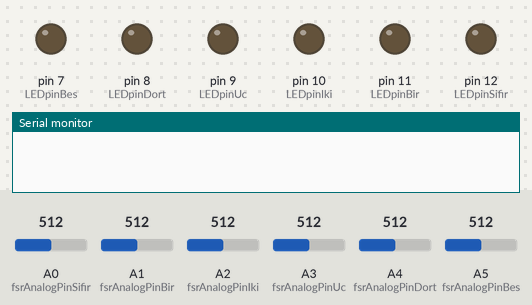
A sketch run on a simulated Arduino Uno, built with avr-gcc and run on an emulated ATmega328P. On the bench: output pins drawn as LEDs (lit = HIGH), the last lines printed to the serial monitor. The test bench sets the inputs (shaded band); at power-on: A0 (fsrAnalogPinSifir) = 512, A1 (fsrAnalogPinBir) = 512, A2 (fsrAnalogPinIki) = 512, A3 (fsrAnalogPinUc) = 512, A4 (fsrAnalogPinDort) = 512, A5 (fsrAnalogPinBes) = 512.

Above: at 9.2 s.
9.3 s: A0 (fsrAnalogPinSifir) set to 945
10.8 s: A0 (fsrAnalogPinSifir) set to 976
At 11.9 s:
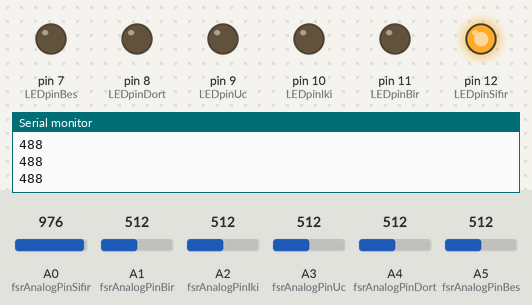
12.7 s: A1 (fsrAnalogPinBir) set to 788
14.2 s: A1 (fsrAnalogPinBir) set to 807
At 15.4 s:
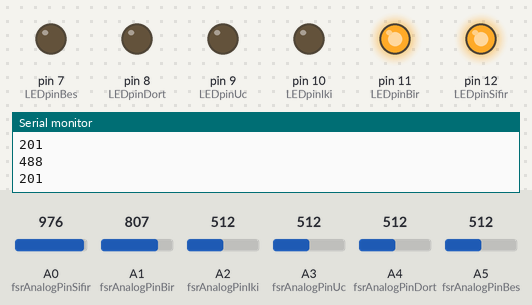
15.7 s: A2 (fsrAnalogPinIki) set to 974
17.2 s: A2 (fsrAnalogPinIki) set to 999
At 17.9 s:
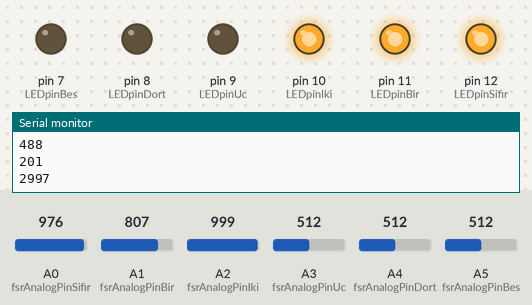
Timing chart, 0 to 19.7 s (numbered marks = the images above; inputs shaded):
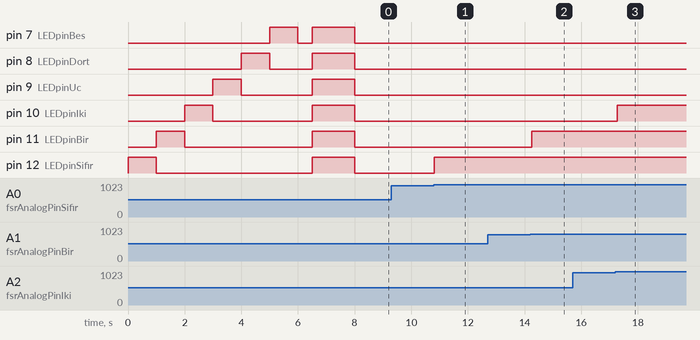

The sketch:

arduinobu.ino
```cpp
int fsrAnalogPinSifir = A0; // FSR is connected to analog 0
int fsrAnalogPinBir=A1;
int fsrAnalogPinIki=A2;
int fsrAnalogPinUc=A3;
int fsrAnalogPinDort=A4;
int fsrAnalogPinBes=A5;
int LEDpinSifir = 12;      // connect Red LED to pin 12 (PWM pin)
int LEDpinBir=11;
int LEDpinIki=10;
int LEDpinUc=9;
int LEDpinDort=8;
int LEDpinBes=7;
int fsrReadingBir;
int fsrReadingIki;
int fsrReadingUc;
int fsrReadingDort;
int fsrReadingBes;
int fsrReadingAlti;

void setup(void) {
  Serial.begin(9600);
  pinMode(LEDpinSifir, OUTPUT);
  pinMode(LEDpinBir, OUTPUT);
  pinMode(LEDpinIki, OUTPUT);
  pinMode(LEDpinUc, OUTPUT);
  pinMode(LEDpinDort, OUTPUT);
  pinMode(LEDpinBes, OUTPUT);
  digitalWrite(12,HIGH);
  delay(1000);
  digitalWrite(12,LOW);

  digitalWrite(11,HIGH);
  delay(1000);
  digitalWrite(11,LOW);

    digitalWrite(10,HIGH);
  delay(1000);
  digitalWrite(10,LOW);

    digitalWrite(9,HIGH);
  delay(1000);
  digitalWrite(9,LOW);

      digitalWrite(8,HIGH);
  delay(1000);
  digitalWrite(8,LOW);

      digitalWrite(7,HIGH);
  delay(1000);
  digitalWrite(7,LOW);

delay(500);
    digitalWrite(12,HIGH);
        digitalWrite(11,HIGH);
            digitalWrite(10,HIGH);
                digitalWrite(9,HIGH);
                  digitalWrite(8,HIGH);
                  digitalWrite(7,HIGH);
  delay(1500);

    digitalWrite(12,LOW);
        digitalWrite(11,LOW);
            digitalWrite(10,LOW);
                digitalWrite(9,LOW);
                  digitalWrite(8,LOW);
  digitalWrite(7,LOW);
}

void loop(void)
{
  fsrReadingBir = analogRead(fsrAnalogPinSifir);
  fsrReadingIki=analogRead(fsrAnalogPinBir);
  fsrReadingUc=analogRead(fsrAnalogPinIki);
  fsrReadingDort=analogRead(fsrAnalogPinUc);
  fsrReadingBes=analogRead(fsrAnalogPinDort);
  fsrReadingAlti=analogRead(fsrAnalogPinBes);

  int led0=fsrReadingBir/2;
  int led1=fsrReadingIki/4;
  int led2=fsrReadingUc*3;
  int led3=fsrReadingDort*4;
  int led4=fsrReadingBes*5;
  int led5=fsrReadingAlti*6;

  //BURANIN ALTINDAKI COMMENTLERI KALDIR!!!!!!!!!!!
 // Serial.print("Analog reading led0= ");
  //Serial.println(led0);
 // Serial.print("-");
  //Serial.print("Analog reading led1= ");

 /* Serial.print("\n");
  Serial.print("Analog reading led2= ");
  Serial.println(led2);
  Serial.print("\n");
  Serial.print("Analog reading led3= ");
  Serial.println(led3);
   Serial.print("------------------------");
  Serial.print("\n");*/


   if(led0 >= 480 && led0 <=520)
   {
   // Serial.println("LED 0'a dokundun: ");
    Serial.println(led0);
    digitalWrite(12,HIGH);
   }
   else
   {
    digitalWrite(12,LOW);
  }

 /////////////////////LED 0 ICIN CONDITION BITISI


    if(led1>=200 && led1<=260)
   {
    //Serial.println("LED 1'e dokundun: ");
    Serial.println(led1);
    digitalWrite(11,HIGH);

   }
   else
   {
    digitalWrite(11,LOW);
   }

   /////////////////////LED1 ICIN CONDITION BITISI


    if(led2>=2950 && led2<=3050)
   {
     Serial.println(led2);
    digitalWrite(10,HIGH);

   }
   else
   {
    digitalWrite(10,LOW);
   }
 /////////////////////LED2 ICIN CONDITION BITISI


    if(led3>=3800 && led3<=4150)
   {
     Serial.println(led3);
    digitalWrite(9,HIGH);

   }
   else
   {
    digitalWrite(9,LOW);
   }
 /////////////////////LED2 ICIN CONDITION BITISI


    if(led4>=4850 && led4<=5300)
   {
     Serial.println(led4);
    digitalWrite(8,HIGH);

   }
   else
   {
    digitalWrite(8,LOW);
   }

    if(led5>=6050 && led5<=6200)
   {
     Serial.println(led5);
    digitalWrite(7,HIGH);

   }
   else
   {
    digitalWrite(7,LOW);
   }

////////////////////////////
if(Serial.available())
{
  int a=Serial.read();
  if(a=='0')
  {
    digitalWrite(12,HIGH);
  }
   else
   {
    digitalWrite(12,LOW);
   }
   /////////////////////
   if(a=='1')
   {
    digitalWrite(11,HIGH);
   }
    else
   {
    digitalWrite(11,LOW);
    }
    //////////////////////
   if(a=='2')
   {
    digitalWrite(10,HIGH);
   }
    else
   {
    digitalWrite(10,LOW);
    }

   if(a=='3')
   {
    digitalWrite(9,HIGH);
   }
    else
   {
    digitalWrite(9,LOW);
    }


       if(a=='4')
   {
    digitalWrite(8,HIGH);
   }
    else
   {
    digitalWrite(8,LOW);
    }


       if(a=='5')
   {
    digitalWrite(7,HIGH);
   }
    else
   {
    digitalWrite(7,LOW);
    }


  }


  delay(100);
  //delay(1000);
}
```

Measured:
- the behaviour switches between 959 and 960 on A0 (fsrAnalogPinSifir) (found by bisection; images 0 and 1)
- the behaviour switches between 799 and 800 on A1 (fsrAnalogPinBir) (found by bisection; images 1 and 2)
- the behaviour switches between 983 and 984 on A2 (fsrAnalogPinIki) (found by bisection; images 2 and 3)
- after the input at 9.3 s, every drawn part: stays the same
- after the input at 10.8 s, pin 12 (LEDpinSifir): LOW → HIGH at once
- after the input at 14.2 s, pin 11 (LEDpinBir): LOW → HIGH after 0.05 s
- after the input at 17.2 s, pin 10 (LEDpinIki): LOW → HIGH after 0.08 s
